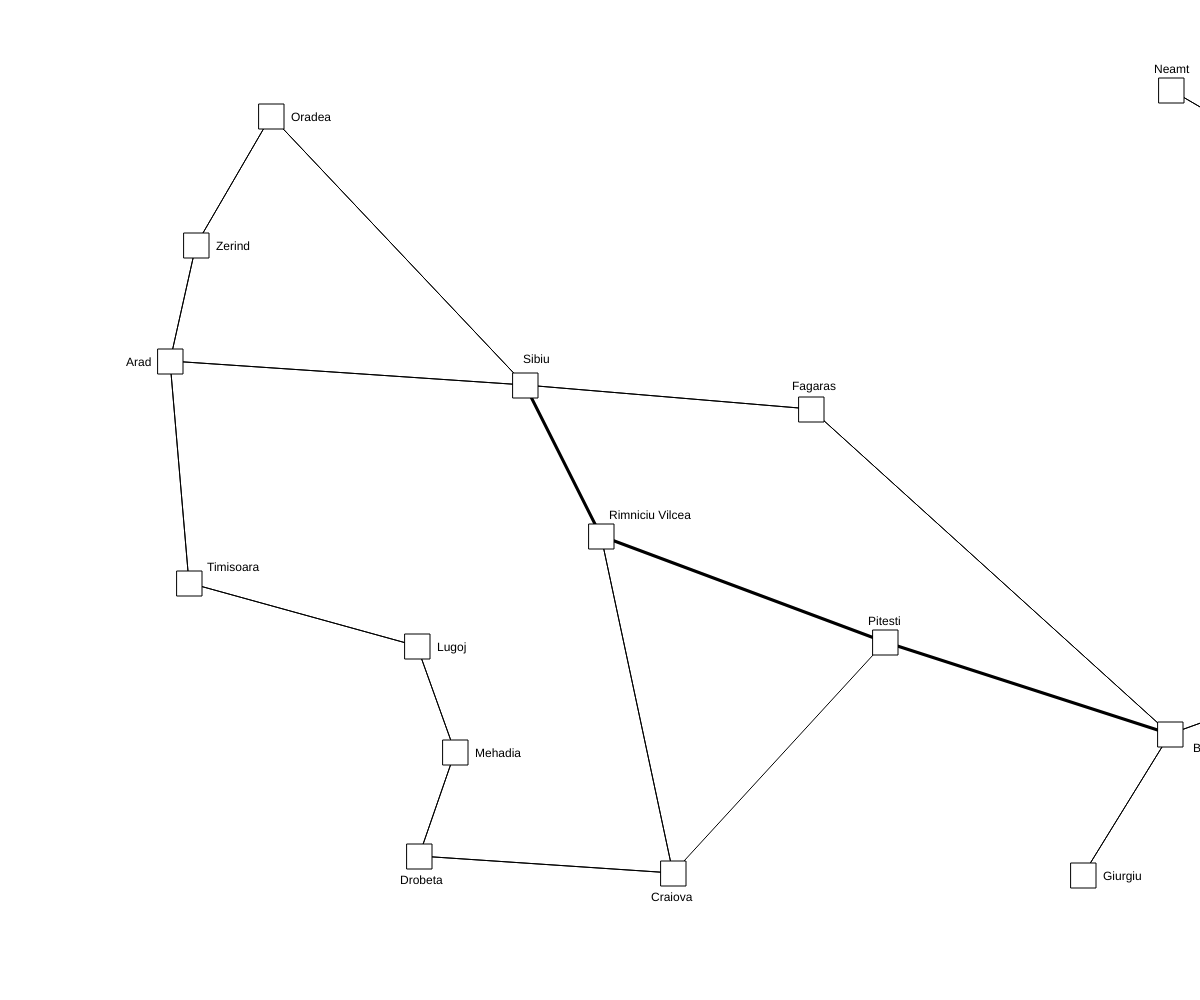
Frame 1 (no input)
Frame 60 (no input): identical to frame 1, image omitted
Frame 120 (the mouse pressed at the canvas centre since frame 60): identical to frame 1, image omitted

The p5.js sketch that drew this single still picture (run headless with seeded random() and noise() and a simulated clock; from frame 60 on, the mouse is pressed at the canvas centre):

// p5.js sketch
// ── sketch.js
var nodes = [];
var positions = [[1170,734],[189,583],[673,873],[885,642],[601,536],[1709,801],[811,409],[1472,391],[455,752],[1382,213],[271,116],[417,646],[1351,669],[196,245],[170,361],[419,856],[1611,679],[1171,90],[1083,875],[525,385]];
var names = ['Bucharest', 'Timisoara', 'Craiova', 'Pitesti', 'Rimniciu Vilcea', 'Eforie', 'Fagaras', 'Vaslui', 'Mehadia', 'Iasi', 'Oradea', 'Lugoj', 'Urziceni', 'Zerind', 'Arad', 'Drobeta', 'Hirsova', 'Neamt', 'Giurgiu', 'Sibiu'];
var conns = [[6, 3, 18, 12], [14, 11], [3, 4, 15], [0, 4, 3], [2, 3, 19], [16], [19, 0], [12, 9], [15, 11], [17], [19, 13], [1, 8], [0, 7, 16], [14, 10], [19, 1, 13], [2, 8], [12, 5], [9], [0], [6, 4, 10, 14]];
var path = [[0, 3], [3, 4], [4, 19]];

function setup() {
     createCanvas(windowWidth, windowHeight);

     var names_pos = [createVector(35, 30), createVector(30, 0), createVector(-10, 40), createVector(-5, -5), createVector(20, -5),
                      createVector(-2, 40), createVector(-7, -7), createVector(32, 17), createVector(32, 17), createVector(32, 17),
                      createVector(32, 17), createVector(32, 17), createVector(-7, 40), createVector(32, 17), createVector(-32, 17),
                      createVector(-7, 40), createVector(-5, -5), createVector(-5, -5), createVector(32, 17), createVector(10, -10)];

     for (let i = 0; i < 20; i++){
          nodes.push(new Node(createVector(positions[i][0], positions[i][1]), conns[i], names[i], names_pos[i]));
     }
}
function windowResized() {
	resizeCanvas(windowWidth, windowHeight);
}

function draw(){
     background(255);

     draw_path();

     for (let i = 0; i < nodes.length; i++){
          nodes[i].draw_conns();
     }
     for (let i = 0; i < nodes.length; i++){
          nodes[i].draw();
     }
}
function draw_path(){
     strokeWeight(3);
     stroke(0);
     fill(0);

     for (let i = 0; i < path.length; i++)
          line(positions[path[i][0]][0], positions[path[i][0]][1], positions[path[i][1]][0], positions[path[i][1]][1]);
}

class Node{
     constructor(pos, conns, name, name_pos){
          this.pos = pos;
          this.conns = conns;
          this.name = name;
          this.name_pos = name_pos;
          this.state = 0;
     }

     draw(){
          strokeWeight(1);

          stroke(0);
          if (this.state == 0)
               fill(255);
          else if(this.state == 1)
               fill(0, 255, 0);
          else if (this.state == 2)
               fill(255, 0, 0);

          rect(this.pos.x - 12, this.pos.y - 12, 25, 25);

          fill(0);
          stroke(255);
          text(this.name, this.pos.x - 12 + this.name_pos.x, this.pos.y - 12 + this.name_pos.y);
     }
     draw_conns(){
          strokeWeight(1);
          fill(0);
          stroke(0);

          for (let i = 0; i < this.conns.length; i++){
               line(this.pos.x, this.pos.y, positions[this.conns[i]][0], positions[this.conns[i]][1]);
          }
     }
}
